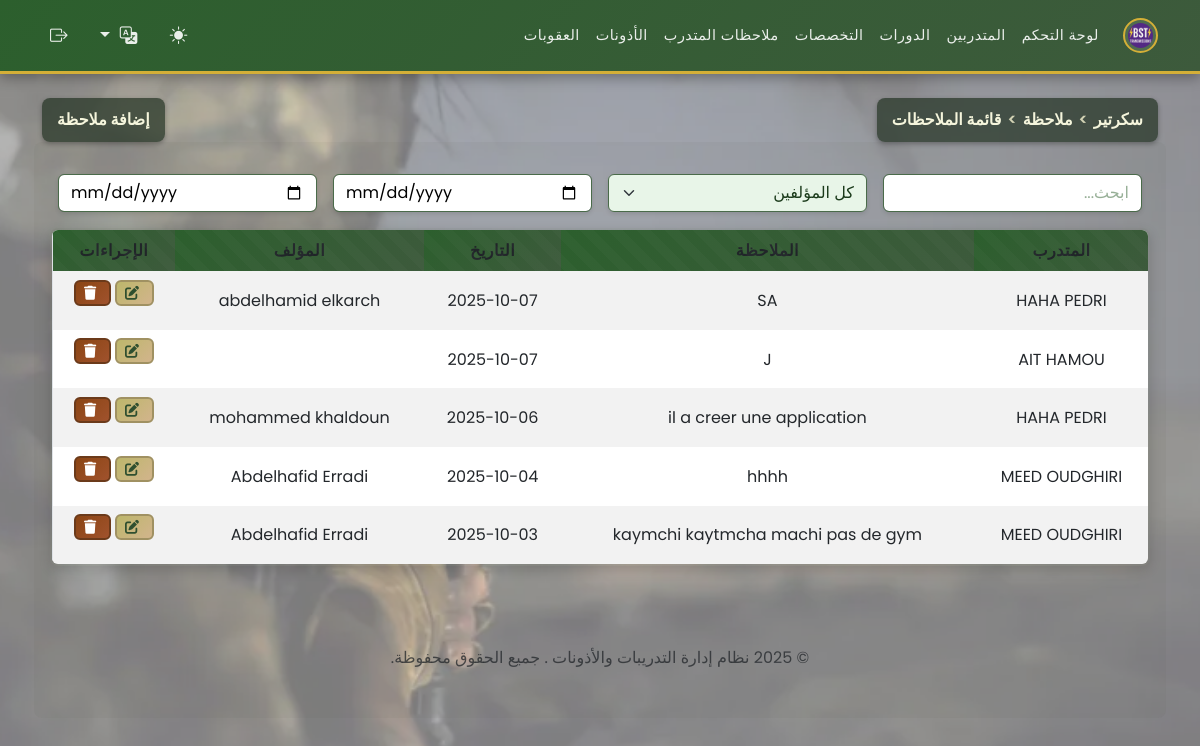
/secretaire/manage_notes.php (signed in), run on the app's committed database.
### tables this page shows
CREATE TABLE `remarques` (
  `id` int(11) NOT NULL,
  `id_stagiaire` int(11) NOT NULL,
  `remarque` text NOT NULL,
  `date_remarque` date DEFAULT curdate(),
  `auteur_id` int(11) DEFAULT NULL
);

CREATE TABLE `stagiaires` (
  `id` int(11) NOT NULL,
  `matricule` varchar(50) NOT NULL,
  `nom` varchar(100) NOT NULL,
  `prenom` varchar(100) NOT NULL,
  `date_naissance` date DEFAULT NULL,
  `adresse` text DEFAULT NULL,
  `telephone` varchar(20) DEFAULT NULL,
  `email` varchar(100) DEFAULT NULL,
  `groupe_sanguin` enum('A+','A-','B+','B-','AB+','AB-','O+','O-') DEFAULT NULL,
  `photo` varchar(255) DEFAULT NULL,
  `grade` enum('Lieutenant','Sous-Lieutenant','Adjudant Chef','Adjudant','Sergent Chef','Sergent','Caporal Chef','Caporal','2 eme Classe','1er Classe') DEFAULT NULL,
  `date_inscription` date DEFAULT curdate(),
  `id_stage` int(11) NOT NULL,
  `id_specialite` int(11) NOT NULL
);

CREATE TABLE `users` (
  `id` int(11) NOT NULL,
  `username` varchar(50) NOT NULL,
  `password` varchar(255) NOT NULL,
  `role` enum('admin','secretaire','docteur') NOT NULL,
  `nom` varchar(100) DEFAULT NULL,
  `prenom` varchar(100) DEFAULT NULL,
  `email` varchar(100) DEFAULT NULL,
  `created_at` timestamp NOT NULL DEFAULT current_timestamp()
);

### functions.php (called while the page is built, shortened)
<?php
if (isset($_GET['lang'])) {
    $lang = $_GET['lang'];
    $_SESSION['lang'] = $lang;
} elseif (isset($_SESSION['lang'])) {
    $lang = $_SESSION['lang'];
} else {
    $lang = 'fr';
    $_SESSION['lang'] = $lang;
}
$lang_file = __DIR__ . '/lang/' . $lang . '.php';
if (file_exists($lang_file)) {
    $translations = include $lang_file;
} else {
    $translations = include __DIR__ . '/lang/fr.php';
}
?>

### secretaire/manage_notes.php (the view, shortened to what this page needs)
<?php
require '../functions.php';
$notes = $pdo->query("
    SELECT r.*, s.nom, s.prenom, u.nom AS auteur_nom, u.prenom AS auteur_prenom
    FROM remarques r
    JOIN stagiaires s ON r.id_stagiaire = s.id
    LEFT JOIN users u ON r.auteur_id = u.id
    ORDER BY r.date_remarque DESC
")->fetchAll();
?>
<?php include '../templates/header.php'; ?>
<div class="d-flex justify-content-between align-items-center mb-3">
<div class="breadcrumb-header"><?php echo htmlspecialchars($translations['breadcrumb_secretaire']); ?> <span>></span> <?php echo htmlspecialchars($translations['breadcrumb_note']); ?> <span>></span> <?php echo htmlspecialchars($translations['breadcrumb_liste_notes']); ?></div>
<button class="breadcrumb-header" data-bs-toggle="modal" data-bs-target="#addNoteModal"><?php echo htmlspecialchars($translations['add_note']); ?></button>
</div>
<div class="mb-3 row g-3 align-items-center">
    <div class="col">
        <input type="text" id="searchInput" class="form-control" placeholder="<?php echo htmlspecialchars($translations['search']); ?>">
    </div>
    <div class="col">
        <select id="filterAuteur" class="form-select">
            <option value=""><?php echo htmlspecialchars($translations['all_authors']); ?></option>
        </select>
    </div>
    <div class="col">
        <input type="date" id="dateFrom" class="form-control" placeholder="<?php echo htmlspecialchars($translations['from_date']); ?>">
    </div>
    <div class="col">
        <input type="date" id="dateTo" class="form-control" placeholder="<?php echo htmlspecialchars($translations['to_date']); ?>">
</div>
<table class="table table-striped table-responsive" style="border-radius: 0.5rem; overflow: hidden;">
    <thead>
        <tr>
            <th><?php echo htmlspecialchars($translations['trainee']); ?></th>
            <th><?php echo htmlspecialchars($translations['note']); ?></th>
            <th><?php echo htmlspecialchars($translations['date']); ?></th>
            <th><?php echo htmlspecialchars($translations['author']); ?></th>
            <th><?php echo htmlspecialchars($translations['actions']); ?></th>
        </tr>
    </thead>
    <tbody id="notesTableBody">
        <?php foreach ($notes as $note): ?>
        <tr data-stagiaire="<?php echo htmlspecialchars($note['nom'] . ' ' . $note['prenom']); ?>" data-auteur="<?php echo htmlspecialchars($note['auteur_id'] ? $note['auteur_nom'] . ' ' . $note['auteur_prenom'] : ''); ?>" data-date="<?php echo $note['date_remarque']; ?>">
            <td><?php echo htmlspecialchars($note['nom'] . ' ' . $note['prenom']); ?></td>
            <td><?php echo nl2br(htmlspecialchars($note['remarque'])); ?></td>
            <td><?php echo $note['date_remarque']; ?></td>
            <td><?php echo htmlspecialchars($note['auteur_id'] ? $note['auteur_nom'] . ' ' . $note['auteur_prenom'] : ''); ?></td>
            <td>
                <button class="btn btn-sm btn-warning" data-bs-toggle="modal" data-bs-target="#editNoteModal<?php echo $note['id']; ?>"><i class="fas fa-edit"></i></button>
                <form method="post" action="../actions/delete_note.php" style="display:inline-block;" onsubmit="return confirm('<?php echo htmlspecialchars($translations['confirm_delete_note']); ?>');">
                    <button type="submit" class="btn btn-sm btn-danger"><i class="fas fa-trash"></i></button>
                </form>
            </td>
        </tr>
        <?php endforeach; ?>
    </tbody>
</table>
<?php include '../templates/footer.php'; ?>

### templates/header.php (style rules this page uses)
:root { --body-bg: #ffffff; --body-color: #000000; --military-primary: #2C5F2D; --military-secondary: #3D5A3C; --military-accent: #8B7355; --military-gold: #D4AF37; --military-dark: #1A3A1A; }
body { background-color: var(--body-bg) !important; color: var(--body-color) !important; font-family: 'Poppins', sans-serif; transition: background-color 0.3s ease; }
body::before { content: ''; position: fixed; top: 0; left: 0; width: 100%; height: 100%; background: url('/pbst_app/images/bg1.webp') no-repeat center center fixed; background-size: cover; opacity: 0.5; z-index: -1; }
input.form-control, textarea.form-control { background-color: var(--body-bg) !important; color: var(--body-color) !important; border-color: #ced4da; transition: all 0.3s ease; }
input.form-control::placeholder, textarea.form-control::placeholder { color: var(--body-color); opacity: 0.7; }
table { background: linear-gradient(135deg, rgba(76, 91, 65, 0.15) 0%, rgba(58, 73, 47, 0.10) 100%); border-radius: 12px; overflow: hidden; width: 100%; border: 2px solid var(--military-secondary); box-shadow: 0 4px 12px rgba(0, 0, 0, 0.15); position: relative; }
table::before { content: ''; position: absolute; top: 0; left: 0; right: 0; bottom: 0; background: repeating-linear-gradient( 45deg, transparent, transparent 10px, rgba(255, 255, 255, 0.02) 10px, rgba(255, 255, 255, 0.02) 20px ); pointer-events: none; border-radius: 12px; }
table th { background: linear-gradient(135deg, var(--military-primary) 0%, var(--military-secondary) 100%); color: #fff; text-align: center; vertical-align: middle; font-weight: 600; text-transform: uppercase; letter-spacing: 0.5px; border-bottom: 2px solid var(--military-gold); }
table td, table th { text-align: center; vertical-align: middle; padding: 0.75rem; border: none; }
table tbody tr { transition: all 0.3s ease; }
.btn { border-radius: 6px; font-weight: 600; text-transform: uppercase; letter-spacing: 0.5px; transition: all 0.3s ease; border: 2px solid transparent; position: relative; overflow: hidden; }
.btn::before { content: ''; position: absolute; top: 0; left: -100%; width: 100%; height: 100%; background: linear-gradient(90deg, transparent, rgba(255, 255, 255, 0.2), transparent); transition: left 0.5s; }
.btn-warning { background: linear-gradient(135deg, #BDB76B 0%, #D2B48C 100%); color: #2F4F2F; border-color: #A09162; }
.btn-danger { background: linear-gradient(135deg, #8B4513 0%, #A0522D 100%); color: #fff; border-color: #6B3A1A; }
.btn i { font-weight: 900; margin-right: 0.25rem; }
.form-control, .form-select { background-color: #E8F5E8 !important; color: #1A3A1A !important; border: 1px solid #4A6B4A !important; border-radius: 0.375rem !important; box-shadow: 0 2px 4px rgba(0, 0, 0, 0.1) !important; font-family: 'Poppins', sans-serif !important; padding: 0.375rem 0.75rem !important; transition: all 0.3s ease !important; }
.form-control::placeholder { color: #6B8E6B !important; }
.mb-3.row.g-3.align-items-center { background: rgba(76, 91, 65, 0.05) !important; padding: 1rem !important; border-radius: 0.5rem !important; margin-bottom: 1.5rem !important; }
.breadcrumb-header { background: rgba(34, 49, 34, 0.7); color: #f5f5dc; font-weight: 600; font-family: 'Poppins', sans-serif; padding: 10px 15px; border-radius: 8px; display: flex; align-items: center; box-shadow: 0 2px 5px rgba(0, 0, 0, 0.3); cursor: pointer; border: none; outline: none; }
.breadcrumb-header span { margin: 0 6px; color: #d2d2b4; }

### data on the page
remarques: id_stagiaire.prenom "HAHA PEDRI", remarque "SA", date_remarque "2025-10-07", auteur.prenom "abdelhamid elkarch"
remarques: id_stagiaire.prenom "AIT HAMOU", remarque "J", date_remarque "2025-10-07"
remarques: id_stagiaire.prenom "HAHA PEDRI", remarque "il a creer une application", date_remarque "2025-10-06", auteur.prenom "mohammed khaldoun"
remarques: id_stagiaire.prenom "MEED OUDGHIRI", remarque "hhhh", date_remarque "2025-10-04", auteur.prenom "Abdelhafid Erradi"
remarques: id_stagiaire.prenom "MEED OUDGHIRI", remarque "kaymchi kaytmcha machi pas de gym", date_remarque "2025-10-03", auteur.prenom "Abdelhafid Erradi"

### other printed values
$translations['dashboard'] "لوحة التحكم"
$translations['trainees'] "المتدربين"
$translations['stages'] "الدورات"
$translations['specialities'] "التخصصات"
$translations['notes'] "ملاحظات المتدرب"
$translations['permissions'] "الأذونات"
$translations['sanctions'] "العقوبات"
$translations['breadcrumb_secretaire'] "سكرتير"
$translations['breadcrumb_note'] "ملاحظة"
$translations['breadcrumb_liste_notes'] "قائمة الملاحظات"
$translations['add_note'] "إضافة ملاحظة"
$translations['trainee'] "المتدرب"
$translations['note'] "الملاحظة"
$translations['date'] "التاريخ"
$translations['author'] "المؤلف"
